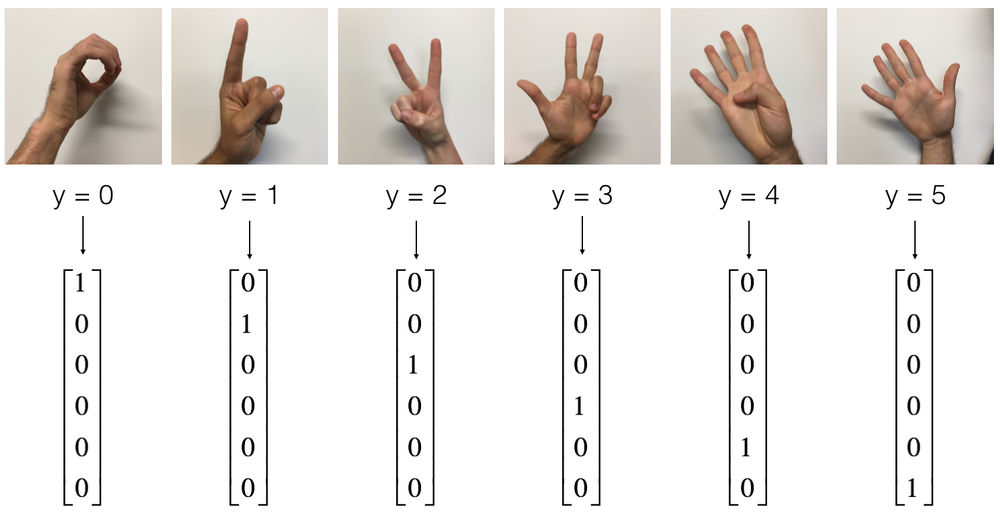
#> input picture 7_WebcamNumberWithTensorflow/images/hands.png, 1000 x 515 px, shrunk from 1494 x 770 before the run, given in place of the camera
$ python WebcamNumberDetection.py
#> lines starting #> are read from the running program, lines starting #| are printed output that depends on the picture
import cv2
import numpy as np
import math
import sys
import os

###################################################
###################################################
##                                               ##
##              BACKGROUND REMOVAL               ##
##                                               ##
###################################################
###################################################

# This function use a Background Substractor to keep
#   the Foreground in a image
# [7 lines left out: function getForeground, not called in this run]

###################################################
###################################################
##                                               ##
##                 SKIN DETECTION                ##
##                                               ##
###################################################
###################################################

face_cascade = cv2.CascadeClassifier("res\\haarcascade_frontalface_alt.xml")
(low_H, low_S, low_V) = (0, 0, 0)
(high_H, high_S, high_V) = (0, 0, 0)

# [22 lines left out: function calibrate, not called in this run]

def regionOfSample(img, width, height):
    size = 20

    r1 = (int(width / 5), int(height / 2), size, size)
    r2 = (int(width / 5), int(height / 3), size, size)

    return r1, r2

# [27 lines left out: functions removeFace, skinMask, not called in this run]


###################################################
###################################################
##                                               ##
##               FINGERS DETECTION               ##
##                                               ##
###################################################
###################################################

LIMIT_ANGLE_SUP = 60
LIMIT_ANGLE_INF = 5
BOUNDING_RECT_FINGER_SIZE_SCALING = 0.3
BOUNDING_RECT_NEIGHBOR_DISTANCE_SCALING = 0.05

def distancePoints(a, b):
	return math.sqrt((a[0] - b[0]) ** 2 + (a[1] - b[1]) ** 2)

def distancePointsX(a, b):
	return math.fabs(a[0] - a[1])

# [163 lines left out: functions computeAngle, compactOnNeighborhoodMedian, findClosestOnX, findBigestContour, isFinger, fingersCount, not called in this run]

##################################################
##################################################
##                                              ##
##                     MAIN                     ##
##                                              ##
##################################################
##################################################

def main():

    # Background substraction threshold
    bgSubThreshold = 30
    isBgSubstractorRdy = False

    calibrated = False

    bg = None

    video = cv2.VideoCapture(0)

    try:
        while (True):
            # Read the next frame
            ret, frame = video.read()
#> frame is the input picture: shape (515, 1000, 3); mean B, G, R 225.5, 228.7, 232.4

            # Skin detection
            r1, r2 = regionOfSample(frame, video.get(3), video.get(4))
#> r1 = (200, 257, 20, 20); r2 = (200, 171, 20, 20)
            cv2.rectangle(frame, (r1[0], r1[1]), (r1[2], r1[3]), (255, 0, 255), 2)
            cv2.rectangle(frame, (r2[0], r2[1]), (r2[2], r2[3]), (255, 0, 255), 2)
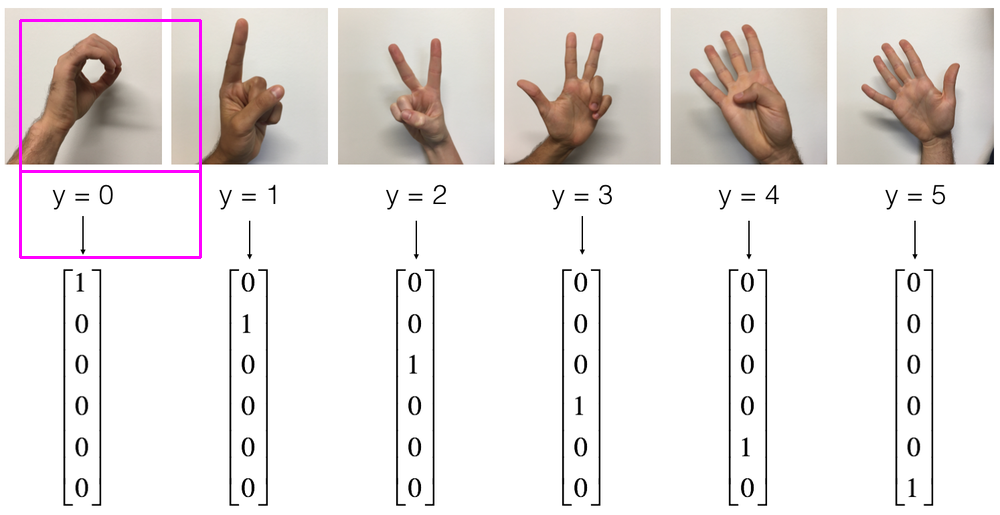
#> frame: shape (515, 1000, 3); mean B, G, R 225.7, 227.3, 232.5

            # Get foreGround
            if (isBgSubstractorRdy):
                foreground = getForeground(frame, bg)

                if (calibrated):
                    # Add black squares to the face
                    removeFace(frame, foreground)

                    handMask = skinMask(foreground)
                    cv2.imshow("handMask", handMask)

                    fingerCount = fingersCount(handMask, frame)

                #cv2.imshow("foreground", foreground)

            cv2.imshow("output", frame)

            k = cv2.waitKey(1)
#> (key Esc is pressed here)
            if not ret or k == 27:  # press ESC to exit
                video.release()
                cv2.destroyAllWindows()
                print("Released Video Resource")
                break
            elif k == ord('b'):  # press 'b' to capture the background
                bg = cv2.createBackgroundSubtractorMOG2(0, bgSubThreshold, detectShadows = False)
                isBgSubstractorRdy = True
                print("Background Subtractor ready!")
            elif k == ord('s'):  # press 's' to calibrate skinDetector
                calibrate(frame, r1, r2)
                calibrated = True
                print("Skin detector ready!")
    except:
        video.release()
        cv2.destroyAllWindows()
        exc_type, exc_obj, exc_tb = sys.exc_info()
        fname = os.path.split(exc_tb.tb_frame.f_code.co_filename)[1]
        print(exc_type, fname, exc_obj, exc_tb.tb_lineno)
        print("Released Video Resource")

if __name__ == '__main__':
    main()
